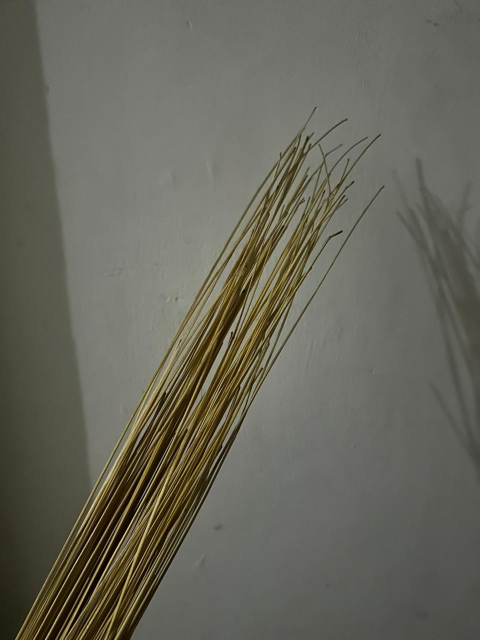
#> input picture Jurnal Faris/gambar/ijuk-thinline.jpg, 960 x 1280 px (shown at 1/2 size)
$ python -i app_deteksi_tepi.py   (imports and definitions only)   (older library calls are emulated)
#> lines starting #> are read from the running program, lines starting #| are printed output that depends on the picture
import tkinter as tk
from tkinter import filedialog, ttk, messagebox
import cv2
import numpy as np
from PIL import Image, ImageTk
import math
from skimage.util import random_noise
import pillow_heif

# Mendaftarkan opener HEIC agar PIL bisa membacanya langsung
# [1 line not run here, left out]

# --- BACKEND LOGIC (Pemrosesan Citra) ---
class ImageProcessor:
    def __init__(self):
        self.original_image = None # BGR Format (OpenCV standard)
        self.rgb_image = None      # RGB Format (Untuk Display GUI)
        self.gray_image = None     # Grayscale Format (Untuk Proses Deteksi)

    def load_image(self, path):
        # 1. Coba load menggunakan OpenCV standar (JPG, PNG, BMP)
#> called with path = 'Jurnal Faris/gambar/ijuk-thinline.jpg'
        self.original_image = cv2.imread(path)
#> self.original_image is the input picture: shape (1280, 960, 3); mean B, G, R 90.6, 101.9, 102.9

        # 2. Jika OpenCV gagal (biasanya return None untuk HEIC), gunakan Pillow+Heif
        if self.original_image is None:
            try:
                # Buka menggunakan Pillow (yang sudah support HEIC via register_heif_opener)
                pil_img = Image.open(path)

                # Konversi ke Numpy Array (Format RGB)
                rgb_array = np.array(pil_img)

                # Konversi RGB ke BGR agar formatnya seragam dengan OpenCV
                self.original_image = cv2.cvtColor(rgb_array, cv2.COLOR_RGB2BGR)
            except Exception as e:
                print(f"Gagal membuka gambar: {e}")
                return False

        # 3. Jika berhasil dimuat (baik via OpenCV atau Pillow)
        if self.original_image is not None:
            self.rgb_image = cv2.cvtColor(self.original_image, cv2.COLOR_BGR2RGB)
            self.gray_image = cv2.cvtColor(self.original_image, cv2.COLOR_BGR2GRAY)
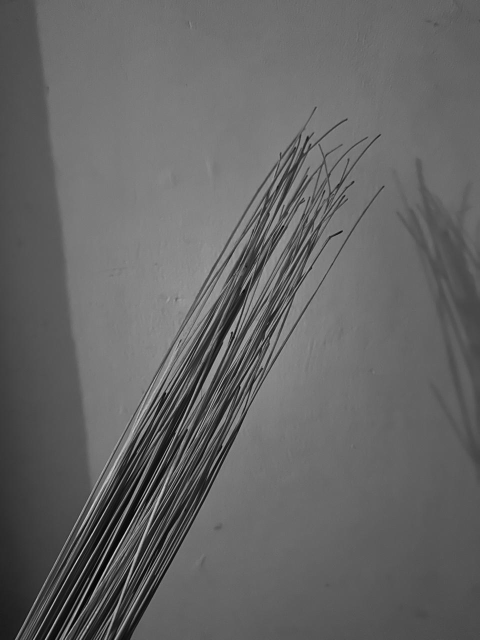
#> self.gray_image: shape (1280, 960) (shown at 1/2 size); min 1, max 232, mean 100.9
            return True

        return False

    # [8 lines left out: function add_noise, not called in this run]

    def get_otsu_threshold(self, image):
        val, thresh = cv2.threshold(image, 0, 255, cv2.THRESH_BINARY + cv2.THRESH_OTSU)
        return thresh

    # [33 lines left out: functions apply_operator, calculate_metrics, not called in this run]

# --- KOMPONEN GUI (Zoomable Image Frame) ---
class ZoomableImageFrame(tk.Frame):
    # [113 lines left out: functions __init__, show_image, calculate_fit_scale, on_zoom, redraw_image, not called in this run]

# --- FRONTEND LOGIC (Main App) ---
class EdgeDetectionApp:
    # [226 lines left out: functions __init__, load_image, update_metrics_text, process_image, process_all_operators, not called in this run]

# [4 lines not run here, left out]

>>> result = ImageProcessor().load_image('Jurnal Faris/gambar/ijuk-thinline.jpg')

$ run again, on Jurnal Faris/gambar/lidahbuaya-rumit.jpg
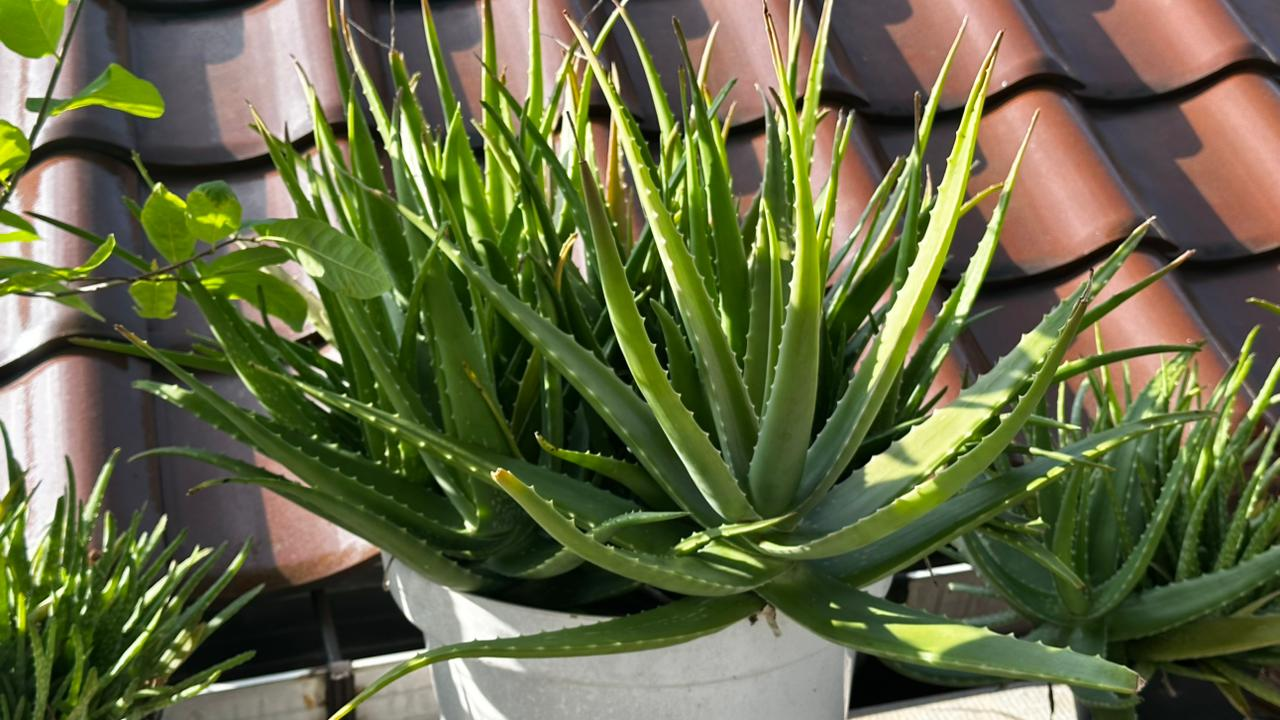
#> input picture Jurnal Faris/gambar/lidahbuaya-rumit.jpg, 1280 x 720 px
#> in load_image, self.original_image is the input picture: shape (720, 1280, 3); mean B, G, R 68, 104.9, 100.3
#> in load_image, `self.gray_image = cv2.cvtColor(self.original_image, cv2.COLOR_BGR2GRAY)`:
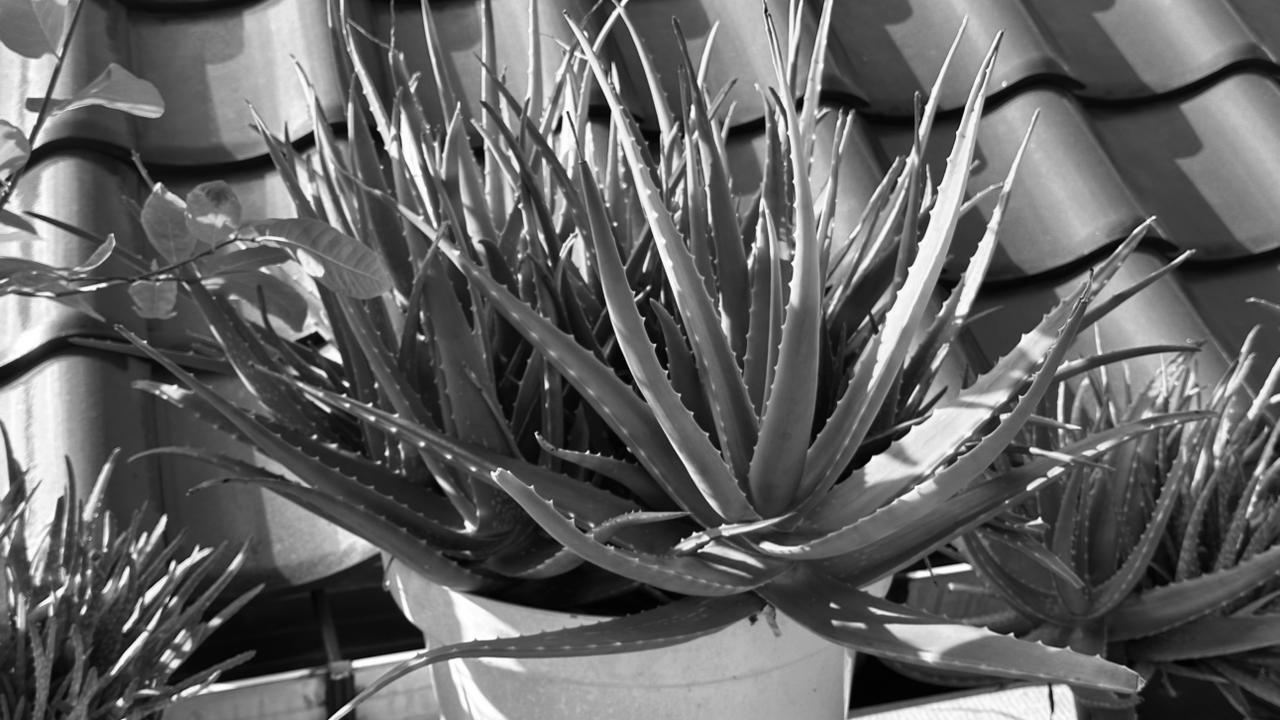
#> self.gray_image: shape (720, 1280); min 0, max 255, mean 99.3
